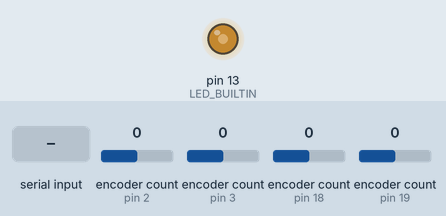
Simulated run of this sketch. Board: Arduino Mega 2560, built with avr-gcc and run on an emulated ATmega2560. Shown: output pins drawn as LEDs (lit = HIGH). The test bench sets the inputs (shaded band); at power-on: encoder count (sensors on pin 3, pin 2, pin 18, pin 19) 0. EEPROM starts erased; what the sketch prints to the serial monitor is not drawn.

Above: at 1.2 s.
1.3 s: encoder count (sensor on pin 3) set to -1
4.3 s: encoder count (sensor on pin 2) set to 1
7.3 s: "p90\n" received over Serial
Timing chart, 0 to 20.3 s (numbered marks = the images above; inputs shaded):
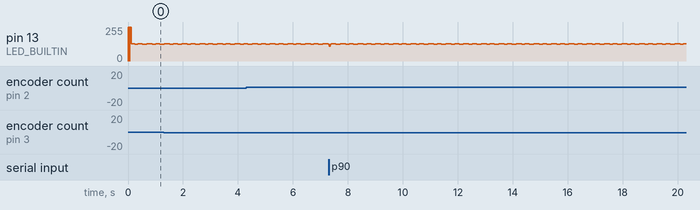

Measured:
- by itself, pin 13 (LED_BUILTIN): moves between 112/255 and 130/255, repeating every 1.3 s

The sketch:

kentroller.ino
```cpp
#include <EEPROM.h>
#include <Encoder.h>
#include <Wire.h> // Arduino Wire library is required if I2Cdev I2CDEV_ARDUINO_WIRE implementation is used in I2Cdev.h
#include <Adafruit_MotorShield.h>
#include "utility/Adafruit_PWMServoDriver.h"

// misc variables
// #define DEBUG
bool blinkState = false;
unsigned char loopDuration = 10; // loop should last as close to x milliseconds as possible
unsigned long nextLoop = 0;
unsigned char j; // loop counter
static union {
  unsigned long currTime;
  byte currTimeBytes[4];
};
#define getSign(x) (x > 0) - (x < 0)

// encoder variables
// Change these two numbers to the pins connected to your encoder.
//   Best Performance: both pins have interrupt capability
//   Good Performance: only the first pin has interrupt capability
//   Low Performance:  neither pin has interrupt capability
Encoder enc0(2,10);
Encoder enc1(3,12);
Encoder enc2(18,16);
Encoder enc3(19,17);

// serial variables
HardwareSerial & sysSer = Serial3;
char inChar;

// encoder variables
long enc0old  = -999;
long enc1old = -999;
long enc2old = -999;
long enc3old = -999;
long enc0new = enc0.read();
long enc1new = enc1.read();
long enc2new = enc2.read();
long enc3new = enc3.read();

// motor variables
char mOutNames[] = {'a', 'b', 'c', 'd'};
int mOutVals[4];
int deadZone = 0.5; // motor deadzone in volts

// controller variables
const unsigned char numC = 7;
double constants[numC];
const char inChars[] = {'a', 'b', 'c', 'd', 'e', 'k', 'p'}; // a, b, c, d, e, k_p, p

double pitchPsi = 0;
double pitchPsiSet = 0;
double pitchPsiError = 0;
double pitchPhi = 0;
double pitchPhiError = 0;
double pitchVp = 0;
double pitchVpLast1 = 0;
double pitchVpLast2 = 0;
double pitchVv = 0;
double pitchVa = 0;
double pitchPhiErrorLast1 = 0;
double pitchPhiErrorLast2 = 0;

double rollPsi = 0;
double rollPsiSet = 0;
double rollPsiError = 0;
double rollPhi = 0;
double rollPhiError = 0;
double rollVp = 0;
double rollVpLast1 = 0;
double rollVpLast2 = 0;
double rollVv = 0;
double rollVa = 0;
double rollPhiErrorLast1 = 0;
double rollPhiErrorLast2 = 0;

// pointers to the values we're sending out for logging
double* outVals[] = {&pitchPsi, &pitchPhi, &pitchVa, &rollPsi, &rollPhi, &rollVa};

void setup() {
  sysSer.setTimeout(2);
  Serial.setTimeout(2);

  // initialize serial communication
  Serial.begin(250000);
  // sysSer.begin(250000);
  sysSer.begin(125000); // slower serial because optoisolator sucks
  stopMotors(); // kills motors

  // configure Arduino LED for heartbeat
  pinMode(LED_BUILTIN, OUTPUT);

  for (j = 0; j < numC; ++j) constants[j] = EEPROM_readDouble(4*j);

  nextLoop = millis() + loopDuration;
}

// long long startTime = 0;

void loop() {
  currTime = millis();
  if (currTime > nextLoop) {
    // startTime = micros();
    nextLoop += loopDuration;

    // blink LED to indicate activity
    blinkState = !blinkState;
    digitalWrite(LED_BUILTIN, blinkState);

    // takes 5.5 ms for accelerometer to get new data
    while (sysSer.available()) {
      inChar = sysSer.read();
      if (inChar == 'r') rollPhi = sysSer.parseFloat();
      else if (inChar == 'p') pitchPhi = sysSer.parseFloat();
    }

    // read constants from serial
    while (Serial.available()) {
      inChar = Serial.read();
      for (j = 0; j < numC; ++j) if (inChar == inChars[j]) EEPROM_writeDouble(j*4, constants[j] = Serial.parseFloat());
      if (inChar == 'z') {
        for (j = 0; j < numC; ++j) { Serial.print(constants[j], 5); Serial.print(" "); }
        Serial.println();
      }
    }

    // Serial.print(roll, 5);
    // Serial.print(' ');
    // Serial.println(pitch, 5);

    // calculate phi errors
    rollPhiError = 0 - rollPhi;
    pitchPhiError = 0 - pitchPhi;

    // calculate psi and psi error
    rollPsi = ticksToRadians(long((-enc0.read()-enc2.read())/2));
    rollPsiError = rollPsi - rollPsiSet;
    pitchPsi = ticksToRadians(long((enc1.read()+enc3.read())/2));
    pitchPsiError = pitchPsi - pitchPsiSet;

    // calculate control signals
    // rollVp = constants[3]*rollVpLast1 - constants[4]*rollVpLast2 - constants[0]*rollPhiError + constants[1]*rollPhiErrorLast1 - constants[2]*rollPhiErrorLast2; // double lag
    // pitchVp = constants[3]*pitchVpLast1 - constants[4]*pitchVpLast2 - constants[0]*pitchPhiError + constants[1]*pitchPhiErrorLast1 - constants[2]*pitchPhiErrorLast2;
    // rollVp = constants[2]*rollVpLast1 - constants[0]*rollPhiError + constants[1]*rollPhiErrorLast1; // single lag
    // pitchVp = constants[2]*pitchVpLast1 - constants[0]*pitchPhiError + constants[1]*pitchPhiErrorLast1;
    rollVv = rollVp + constants[3]*rollPsiError; // single or double lag
    rollVa = rollVv;
    pitchVv = pitchVp + constants[3]*pitchPsiError;
    pitchVa = pitchVv;
    rollVa = constants[6]*rollPhi; // proportional
    pitchVa = constants[6]*pitchPhi;

    // save current values for next loop
    rollPhiErrorLast2 = rollPhiErrorLast1;
    rollVpLast2 = rollVpLast1;
    pitchPhiErrorLast2 = pitchPhiErrorLast1;
    pitchVpLast2 = pitchVpLast1;
    rollPhiErrorLast1 = rollPhiError;
    rollVpLast1 = rollVp;
    pitchPhiErrorLast1 = pitchPhiError;
    pitchVpLast1 = pitchVp;

    // set motor control value array, doing sign conversion for motor orientation correction
    mOutVals[0] = coerce(voltageToMotorShield(fixDeadZone(-rollVa)));
    mOutVals[2] = coerce(voltageToMotorShield(fixDeadZone(rollVa)));
    mOutVals[1] = coerce(voltageToMotorShield(fixDeadZone(pitchVa)));
    mOutVals[3] = coerce(voltageToMotorShield(fixDeadZone(-pitchVa)));

    // proSer.print(roll, 5);
    // proSer.print(' ');
    // proSer.println(pitch, 5);

    // proSer.print(rollVp, 5);
    // proSer.print(' ');
    // proSer.println(pitchVp, 5);

    // proSer.print(rollVa);
    // proSer.print(' ');
    // proSer.println(pitchVa);

    for (j = 0; j < 4; ++j) {
      sysSer.print(mOutNames[j]);
      sysSer.print(mOutVals[j]);
      // sysSer.write(mOutVals, 8);
    }

    Serial.write(currTimeBytes, 4);
    for (j = 0; j < 6; ++j) Serial.write((byte*) outVals[j], 4);

    // Serial.println((long) (micros() - startTime));
  }
}

void stopMotors(){
  for (j = 0; j < 4; ++j) {
    sysSer.print(mOutNames[j]);
    sysSer.print(0);
  }
}

double fixDeadZone(double in) {
  return in + deadZone*getSign(in);
}

int coerce(double in){
  if (in<-255){ return -255; }
  else if (in>255){ return 255; }
  else { return in; }
}

long long voltageToMotorShield(double voltage){
    return (long long) 255*(voltage/12.0);
}

double ticksToRadians(long ticks){
    return ticks*6.0*M_PI/1000.0;
}

void EEPROM_writeDouble(int ee, double value)
{
   byte* p = (byte*)(void*)&value;
   for (int i = 0; i < sizeof(value); i++)
       EEPROM.write(ee++, *p++);
}

double EEPROM_readDouble(int ee)
{
   double value = 0.0;
   byte* p = (byte*)(void*)&value;
   for (int i = 0; i < sizeof(value); i++)
       *p++ = EEPROM.read(ee++);
   return value;
}
```
